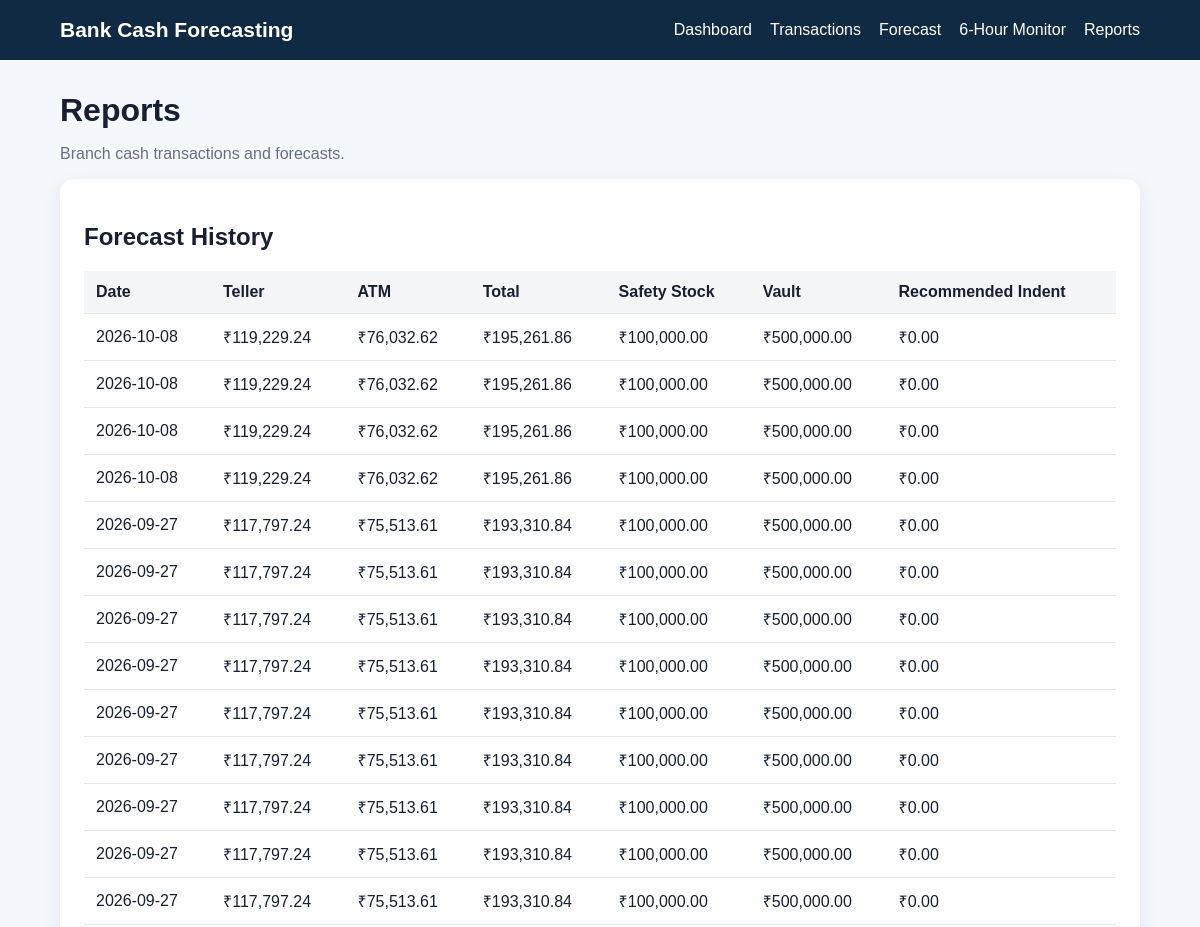
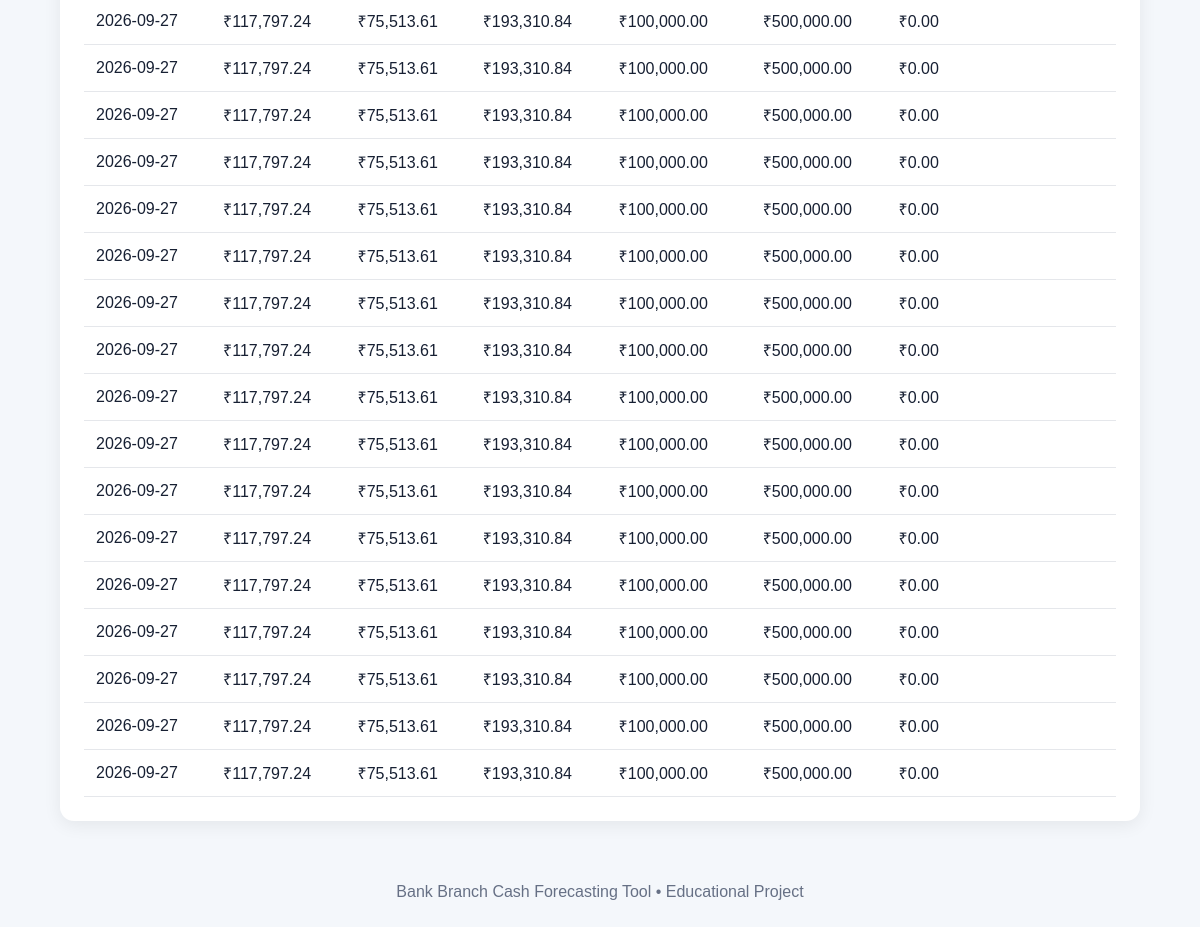
Page /reports on the committed database (2 pictures, top to bottom).
### tables this page shows
CREATE TABLE forecasts (

            id INTEGER PRIMARY KEY AUTOINCREMENT,

            branch_code TEXT NOT NULL,

            forecast_date TEXT NOT NULL,

            teller_forecast REAL DEFAULT 0,

            atm_forecast REAL DEFAULT 0,

            deposit_forecast REAL DEFAULT 0,

            total_forecast REAL DEFAULT 0,

            safety_stock REAL DEFAULT 0,

            vault_balance REAL DEFAULT 0,

            recommended_indent REAL DEFAULT 0,

            created_at TEXT DEFAULT CURRENT_TIMESTAMP
        );

### app.py (the view)
@app.route("/reports")
def reports_page():
    return render_template(
        "reports.html",
        branch=get_branch(BRANCH),
        forecasts=
            get_forecasts(
                BRANCH
            ),
        monitor_history=
            get_cash_monitor_history(
                BRANCH
            )
    )

### database.py (called while the page is built)
def get_connection():
    conn = sqlite3.connect(DATABASE)
    conn.row_factory = sqlite3.Row
    return conn

def get_branch(branch_code="BR001"):
    conn = get_connection()
    row = conn.execute("""
        SELECT *
        FROM branches
        WHERE branch_code = ?
    """, (branch_code,)).fetchone()
    conn.close()
    return row

def get_forecasts(
    branch_code="BR001",
    limit=30
):
    conn = get_connection()
    rows = conn.execute("""
        SELECT *
        FROM forecasts

        WHERE branch_code = ?

        ORDER BY
            forecast_date DESC,
            id DESC

        LIMIT ?
    """, (
        branch_code,
        limit
    )).fetchall()
    conn.close()
    return rows

def get_cash_monitor_history(
    branch_code="BR001",
    limit=30
):
    conn = get_connection()
    rows = conn.execute("""
        SELECT *
        FROM cash_monitor

        WHERE branch_code = ?

        ORDER BY slot_start DESC

        LIMIT ?
    """, (
        branch_code,
        limit
    )).fetchall()
    conn.close()
    return rows

### templates/reports.html
{% extends "base.html" %}
{% block content %}
<div class="page-header">
    <h1>
        Reports
    </h1>
    <p>
        Branch cash transactions and forecasts.
    </p>
</div>
<div class="card">
    <h2>
        Forecast History
    </h2>
    <div class="table-container">
        <table>
            <thead>
                <tr>
                    <th>
                        Date
                    </th>
                    <th>
                        Teller
                    </th>
                    <th>
                        ATM
                    </th>
                    <th>
                        Total
                    </th>
                    <th>
                        Safety Stock
                    </th>
                    <th>
                        Vault
                    </th>
                    <th>
                        Recommended Indent
                    </th>
                </tr>
            </thead>
            <tbody>
                {% for item in forecasts %}
                <tr>
                    <td>
                        {{ item["forecast_date"] }}
                    </td>
                    <td>
                        ₹{{ "{:,.2f}".format(
                            item["teller_forecast"]
                        ) }}
                    </td>
                    <td>
                        ₹{{ "{:,.2f}".format(
                            item["atm_forecast"]
                        ) }}
                    </td>
                    <td>
                        ₹{{ "{:,.2f}".format(
                            item["total_forecast"]
                        ) }}
                    </td>
                    <td>
                        ₹{{ "{:,.2f}".format(
                            item["safety_stock"]
                        ) }}
                    </td>
                    <td>
                        ₹{{ "{:,.2f}".format(
                            item["vault_balance"]
                        ) }}
                    </td>
                    <td>
                        ₹{{ "{:,.2f}".format(
                            item["recommended_indent"]
                        ) }}
                    </td>
                </tr>
                {% else %}
                <tr>
                    <td colspan="7">
                        No forecast records available.
                    </td>
                </tr>
                {% endfor %}
            </tbody>
        </table>
    </div>
</div>
{% endblock %}

### templates/base.html (shortened to what this page needs)
<!DOCTYPE html>
<html lang="en">
<head>
    <link
        rel="stylesheet"
        href="{{ url_for(
            'static',
            filename='css/style.css'
        ) }}"
    >
</head>
<body>
<header class="navbar">
    <div class="logo">
        Bank Cash Forecasting
    </div>
    <nav>
        <a href="/">
            Dashboard
        </a>
        <a href="/transactions">
            Transactions
        </a>
        <a href="/forecast">
            Forecast
        </a>
        <a href="/cash-monitor">
            6-Hour Monitor
        </a>
        <a href="/reports">
            Reports
        </a>
    </nav>
</header>
<main class="container">
    {% block content %}
    {% endblock %}
</main>
<footer>
    Bank Branch Cash Forecasting Tool
    • Educational Project
</footer>
</body>
</html>

### static/css/style.css (style rules this page uses)
* { box-sizing: border-box; }
body { margin: 0; font-family: Arial, sans-serif; background: #f4f7fb; color: #172033; }
.navbar { background: #102a43; color: white; padding: 18px 5%; display: flex; justify-content: space-between; align-items: center; gap: 20px; }
.logo { font-size: 21px; font-weight: 700; }
.navbar nav { display: flex; gap: 18px; flex-wrap: wrap; }
.navbar a { color: white; text-decoration: none; }
.container { width: 90%; max-width: 1250px; margin: 32px auto; }
.page-header h1 { margin-bottom: 6px; }
.page-header p { color: #667085; }
.card { background: white; border-radius: 14px; padding: 24px; margin-bottom: 22px; box-shadow: 0 4px 18px rgba(0, 0, 0, .07); }
.table-container { overflow: auto; }
table { width: 100%; border-collapse: collapse; }
th, td { padding: 12px; border-bottom: 1px solid #e5e7eb; text-align: left; }
th { background: #f3f5f7; }
footer { text-align: center; padding: 30px; color: #667085; }

### rows in the picture
forecasts: forecast_date "2026-10-08", teller_forecast "119,229.24", atm_forecast "76,032.62", total_forecast "195,261.86", safety_stock "100,000.00", vault_balance "500,000.00", recommended_indent "0.00"
forecasts: forecast_date "2026-10-08", teller_forecast "119,229.24", atm_forecast "76,032.62", total_forecast "195,261.86", safety_stock "100,000.00", vault_balance "500,000.00", recommended_indent "0.00"
forecasts: forecast_date "2026-10-08", teller_forecast "119,229.24", atm_forecast "76,032.62", total_forecast "195,261.86", safety_stock "100,000.00", vault_balance "500,000.00", recommended_indent "0.00"
forecasts: forecast_date "2026-10-08", teller_forecast "119,229.24", atm_forecast "76,032.62", total_forecast "195,261.86", safety_stock "100,000.00", vault_balance "500,000.00", recommended_indent "0.00"
forecasts: forecast_date "2026-09-27", teller_forecast "117,797.24", atm_forecast "75,513.61", total_forecast "193,310.84", safety_stock "100,000.00", vault_balance "500,000.00", recommended_indent "0.00"
forecasts: forecast_date "2026-09-27", teller_forecast "117,797.24", atm_forecast "75,513.61", total_forecast "193,310.84", safety_stock "100,000.00", vault_balance "500,000.00", recommended_indent "0.00"
forecasts: forecast_date "2026-09-27", teller_forecast "117,797.24", atm_forecast "75,513.61", total_forecast "193,310.84", safety_stock "100,000.00", vault_balance "500,000.00", recommended_indent "0.00"
forecasts: forecast_date "2026-09-27", teller_forecast "117,797.24", atm_forecast "75,513.61", total_forecast "193,310.84", safety_stock "100,000.00", vault_balance "500,000.00", recommended_indent "0.00"
forecasts: forecast_date "2026-09-27", teller_forecast "117,797.24", atm_forecast "75,513.61", total_forecast "193,310.84", safety_stock "100,000.00", vault_balance "500,000.00", recommended_indent "0.00"
forecasts: forecast_date "2026-09-27", teller_forecast "117,797.24", atm_forecast "75,513.61", total_forecast "193,310.84", safety_stock "100,000.00", vault_balance "500,000.00", recommended_indent "0.00"
forecasts: forecast_date "2026-09-27", teller_forecast "117,797.24", atm_forecast "75,513.61", total_forecast "193,310.84", safety_stock "100,000.00", vault_balance "500,000.00", recommended_indent "0.00"
forecasts: forecast_date "2026-09-27", teller_forecast "117,797.24", atm_forecast "75,513.61", total_forecast "193,310.84", safety_stock "100,000.00", vault_balance "500,000.00", recommended_indent "0.00"
forecasts: forecast_date "2026-09-27", teller_forecast "117,797.24", atm_forecast "75,513.61", total_forecast "193,310.84", safety_stock "100,000.00", vault_balance "500,000.00", recommended_indent "0.00"
forecasts: forecast_date "2026-09-27", teller_forecast "117,797.24", atm_forecast "75,513.61", total_forecast "193,310.84", safety_stock "100,000.00", vault_balance "500,000.00", recommended_indent "0.00"
forecasts: forecast_date "2026-09-27", teller_forecast "117,797.24", atm_forecast "75,513.61", total_forecast "193,310.84", safety_stock "100,000.00", vault_balance "500,000.00", recommended_indent "0.00"
forecasts: forecast_date "2026-09-27", teller_forecast "117,797.24", atm_forecast "75,513.61", total_forecast "193,310.84", safety_stock "100,000.00", vault_balance "500,000.00", recommended_indent "0.00"
forecasts: forecast_date "2026-09-27", teller_forecast "117,797.24", atm_forecast "75,513.61", total_forecast "193,310.84", safety_stock "100,000.00", vault_balance "500,000.00", recommended_indent "0.00"
forecasts: forecast_date "2026-09-27", teller_forecast "117,797.24", atm_forecast "75,513.61", total_forecast "193,310.84", safety_stock "100,000.00", vault_balance "500,000.00", recommended_indent "0.00"
forecasts: forecast_date "2026-09-27", teller_forecast "117,797.24", atm_forecast "75,513.61", total_forecast "193,310.84", safety_stock "100,000.00", vault_balance "500,000.00", recommended_indent "0.00"
forecasts: forecast_date "2026-09-27", teller_forecast "117,797.24", atm_forecast "75,513.61", total_forecast "193,310.84", safety_stock "100,000.00", vault_balance "500,000.00", recommended_indent "0.00"
forecasts: forecast_date "2026-09-27", teller_forecast "117,797.24", atm_forecast "75,513.61", total_forecast "193,310.84", safety_stock "100,000.00", vault_balance "500,000.00", recommended_indent "0.00"
forecasts: forecast_date "2026-09-27", teller_forecast "117,797.24", atm_forecast "75,513.61", total_forecast "193,310.84", safety_stock "100,000.00", vault_balance "500,000.00", recommended_indent "0.00"
forecasts: forecast_date "2026-09-27", teller_forecast "117,797.24", atm_forecast "75,513.61", total_forecast "193,310.84", safety_stock "100,000.00", vault_balance "500,000.00", recommended_indent "0.00"
forecasts: forecast_date "2026-09-27", teller_forecast "117,797.24", atm_forecast "75,513.61", total_forecast "193,310.84", safety_stock "100,000.00", vault_balance "500,000.00", recommended_indent "0.00"
forecasts: forecast_date "2026-09-27", teller_forecast "117,797.24", atm_forecast "75,513.61", total_forecast "193,310.84", safety_stock "100,000.00", vault_balance "500,000.00", recommended_indent "0.00"
forecasts: forecast_date "2026-09-27", teller_forecast "117,797.24", atm_forecast "75,513.61", total_forecast "193,310.84", safety_stock "100,000.00", vault_balance "500,000.00", recommended_indent "0.00"
forecasts: forecast_date "2026-09-27", teller_forecast "117,797.24", atm_forecast "75,513.61", total_forecast "193,310.84", safety_stock "100,000.00", vault_balance "500,000.00", recommended_indent "0.00"
forecasts: forecast_date "2026-09-27", teller_forecast "117,797.24", atm_forecast "75,513.61", total_forecast "193,310.84", safety_stock "100,000.00", vault_balance "500,000.00", recommended_indent "0.00"
forecasts: forecast_date "2026-09-27", teller_forecast "117,797.24", atm_forecast "75,513.61", total_forecast "193,310.84", safety_stock "100,000.00", vault_balance "500,000.00", recommended_indent "0.00"
forecasts: forecast_date "2026-09-27", teller_forecast "117,797.24", atm_forecast "75,513.61", total_forecast "193,310.84", safety_stock "100,000.00", vault_balance "500,000.00", recommended_indent "0.00"
